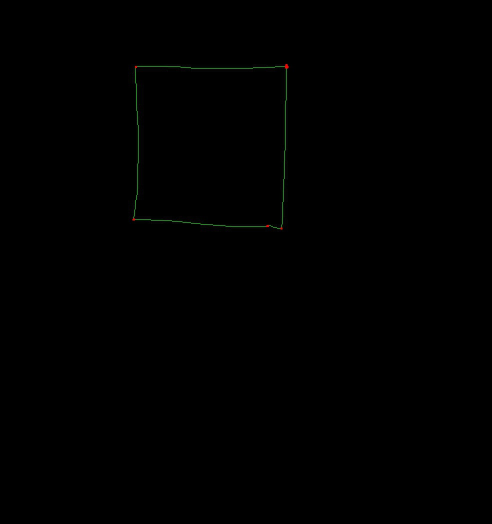
#> input picture newImage3.jpg, 984 x 1047 px (shown at 1/2 size)
$ python -i test.py   (imports and definitions only)   (Python 2 division)   (older library calls are emulated)
#> lines starting #> are read from the running program, lines starting #| are printed output that depends on the picture; after the words box and inside, x2 and y2 are one past the last pixel; in counts of white or black regions, pixels touching at a corner belong together
'''
COMMENTS + THINGS TO DO:
	-HORIZONTAL LINES DONT WORK!!KAJHFALKJDSHF
	-being to work on rectangles
		+ find perimeter of image
		+ do something with the perimeter
		+ how do we determine if is circle vs rectangle????/
		+ contour approximation!!!!!
		+ possibly redo lines
'''


import sys
import cv2
import cv2.cv as cv
import numpy
import numpy as np
import math
from collections import Counter


# [10 lines of commented-out code are left out]

array = sys.argv[1]
size  = sys.argv[2]


def stringToArray(array):
#> called with array = 'newImage3.jpg'
	arr = []
	num = ""
	if array != "":
		for i in range(len(array)):
			#print array[i];
			if array[i]==',':
				intNum = int(float(num))
				arr.append(num)
				num = ""
			else:
				num+=array[i]
		intNum = int(float(num))
		arr.append(num)
	return arr


# [284 lines left out: functions lineOfBestFit, createImage, detectShapes, detectLines, detectLines2, drawDetectedLine and 5 more, not called in this run]
	#print("draw new image")


def invertColors(im):
    im = (255-im)
    cv2.imwrite("oldImage.jpg", im)


# [106 lines left out: functions detectCorners, kmeans, eliminateExtraCorners, not called in this run]


def distanceBetweenPoints(point1, point2):
	return math.sqrt(math.pow(point1[0]-point2[1], 2) + math.pow(point1[1]-point2[1], 2))


# [9 lines left out: function median, not called in this run]

def findMaxOccurrences(lst):
    return max(set(lst), key=lst.count)

# [128 lines left out: function detectOtherShapes, not called in this run]


def findAreaOfShape(file):
#> called with file = 'newImage3.jpg'
	imEllipse = cv2.imread(file)
#> imEllipse is the input picture: shape (1047, 984, 3); mean B, G, R 0.2, 0.4, 0.2
	imgray = cv2.cvtColor(imEllipse, cv2.COLOR_BGR2GRAY)
	imgray_Blue = cv2.GaussianBlur(imgray, (15,15),0)
	thresh = cv2.adaptiveThreshold(imgray_Blue, 255, cv2.ADAPTIVE_THRESH_GAUSSIAN_C, cv2.THRESH_BINARY_INV, 11,1)
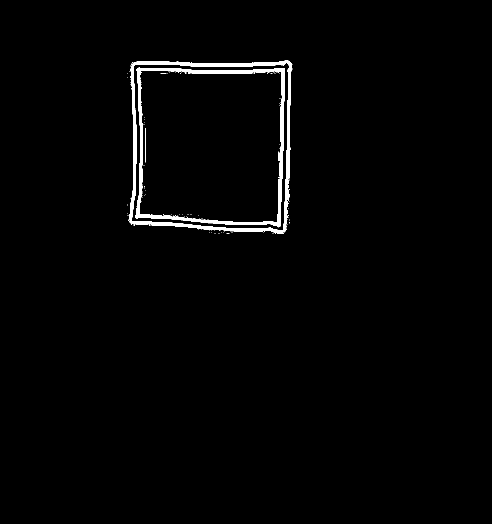
#> thresh: shape (1047, 984) (shown at 1/2 size); 1.5% white; 120 white regions (113 under 20 px), largest, box (x1, y1, x2, y2) and area: (257, 121, 586, 468) 7712, (270, 135, 570, 455) 6878, (383, 147, 505, 148) 122
	kernel = np.ones((3,3), np.uint8)
	closing = cv2.morphologyEx(thresh, cv2.MORPH_CLOSE, kernel, iterations = 4)
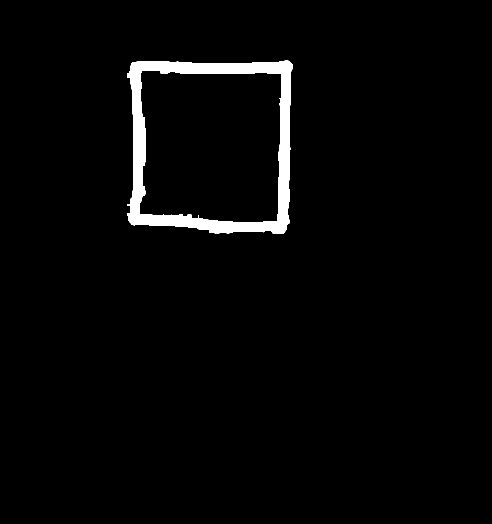
#> closing: shape (1047, 984) (shown at 1/2 size); 2.6% white; 1 white region
	cont_img = closing.copy()

	contours, hierarcy = cv2.findContours(thresh, cv2.RETR_EXTERNAL, cv2.CHAIN_APPROX_SIMPLE)
#> contours = 51 contours, 50 with area under 20; largest, box (x1, y1, x2, y2) and area: (257, 121, 586, 468) 103833
	areaOfShape = 0
	for cnt in contours:
		areaOfShape = int(cv2.contourArea(cnt))
#> this loop made 51 passes
#> areaOfShape on pass 51: 103833
	return areaOfShape


# [1 line that did not run here, left out]
# [1 line that did not run here, left out]
# [1 line that did not run here, left out]
# [1 line that did not run here, left out]
# print "create Img"
# [2 lines not run here, left out]
# [6 lines of commented-out code are left out]

>>> result = findAreaOfShape('newImage3.jpg')
#> result = 103833

$ run again, on newImage5.jpg
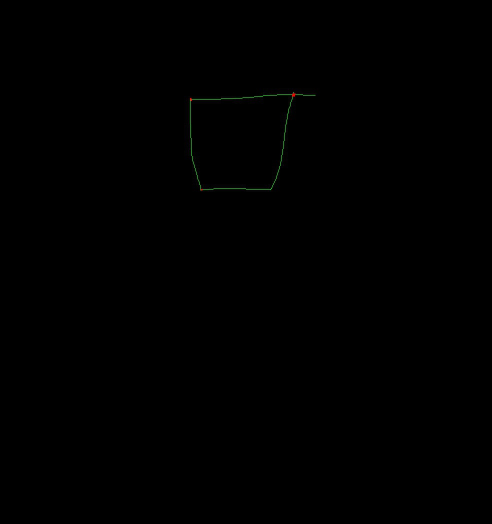
#> input picture newImage5.jpg, 984 x 1047 px (shown at 1/2 size)
#> in findAreaOfShape, imEllipse is the input picture: shape (1047, 984, 3); mean B, G, R 0.1, 0.2, 0.1
#> in findAreaOfShape, `thresh = cv2.adaptiveThreshold(imgray_Blue, 255, cv2.ADAPTIVE_THRESH_G..`:
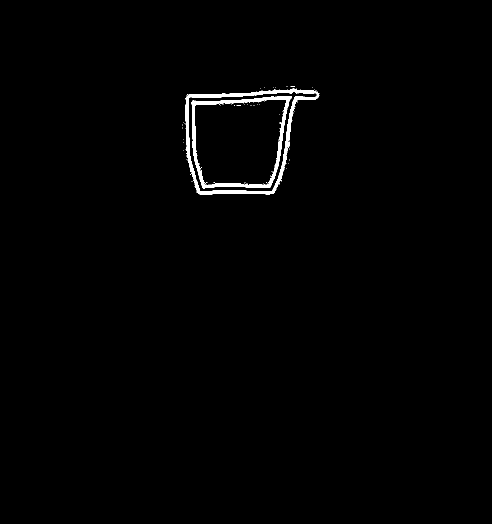
#> thresh: shape (1047, 984) (shown at 1/2 size); 0.92% white; 92 white regions (88 under 20 px), largest, box (x1, y1, x2, y2) and area: (371, 177, 638, 389) 5109, (383, 192, 583, 377) 4183, (370, 209, 371, 243) 34, (498, 368, 525, 369) 27
#> in findAreaOfShape, `closing = cv2.morphologyEx(thresh, cv2.MORPH_CLOSE, kernel, iterations..`:
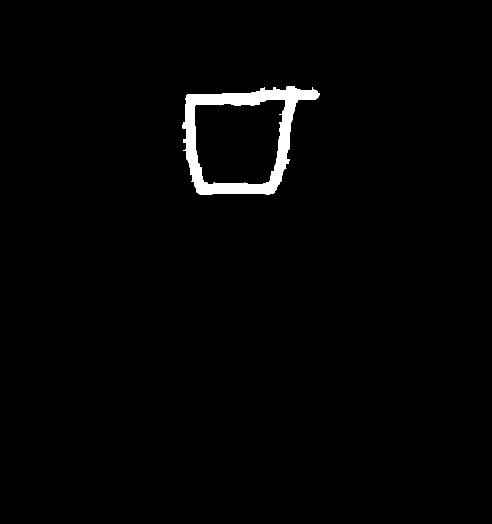
#> closing: shape (1047, 984) (shown at 1/2 size); 1.6% white; 1 white region
#> contours = 51 contours, 50 with area under 20; largest, box (x1, y1, x2, y2) and area: (371, 177, 638, 389) 40502
#> the loop in findAreaOfShape, `for cnt in contours:` made 51 passes
#> areaOfShape on pass 43: 40501
#> result = 0
